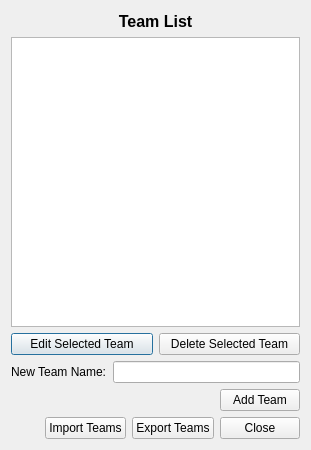
<?xml version="1.0" encoding="UTF-8"?>
<ui version="4.0">
 <class>league_editor_dialog</class>
 <widget class="QDialog" name="league_editor_dialog">
  <property name="geometry">
   <rect>
    <x>0</x>
    <y>0</y>
    <width>311</width>
    <height>450</height>
   </rect>
  </property>
  <property name="windowTitle">
   <string>Dialog</string>
  </property>
  <layout class="QVBoxLayout" name="verticalLayout">
   <item>
    <layout class="QHBoxLayout" name="team_title_bar">
     <item>
      <spacer name="horizontalSpacer_2">
       <property name="orientation">
        <enum>Qt::Horizontal</enum>
       </property>
       <property name="sizeHint" stdset="0">
        <size>
         <width>40</width>
         <height>20</height>
        </size>
       </property>
      </spacer>
     </item>
     <item>
      <widget class="QLabel" name="label_team_title">
       <property name="font">
        <font>
         <pointsize>12</pointsize>
         <weight>75</weight>
         <bold>true</bold>
        </font>
       </property>
       <property name="text">
        <string>Team List</string>
       </property>
       <property name="textFormat">
        <enum>Qt::AutoText</enum>
       </property>
       <property name="alignment">
        <set>Qt::AlignCenter</set>
       </property>
      </widget>
     </item>
     <item>
      <spacer name="horizontalSpacer_3">
       <property name="orientation">
        <enum>Qt::Horizontal</enum>
       </property>
       <property name="sizeHint" stdset="0">
        <size>
         <width>40</width>
         <height>20</height>
        </size>
       </property>
      </spacer>
     </item>
    </layout>
   </item>
   <item>
    <layout class="QVBoxLayout" name="team_db_view">
     <item>
      <widget class="QListWidget" name="team_list_widget"/>
     </item>
     <item>
      <layout class="QHBoxLayout" name="horizontalLayout_3">
       <item>
        <widget class="QPushButton" name="edit_team_button">
         <property name="text">
          <string>Edit Selected Team</string>
         </property>
        </widget>
       </item>
       <item>
        <widget class="QPushButton" name="delete_team_button">
         <property name="text">
          <string>Delete Selected Team</string>
         </property>
        </widget>
       </item>
      </layout>
     </item>
    </layout>
   </item>
   <item>
    <layout class="QVBoxLayout" name="new_team_entry">
     <item>
      <layout class="QHBoxLayout" name="horizontalLayout">
       <item>
        <widget class="QLabel" name="label_team">
         <property name="text">
          <string>New Team Name:</string>
         </property>
        </widget>
       </item>
       <item>
        <widget class="QLineEdit" name="line_edit_team_name"/>
       </item>
      </layout>
     </item>
     <item>
      <layout class="QHBoxLayout" name="horizontalLayout_2">
       <item>
        <spacer name="horizontalSpacer">
         <property name="orientation">
          <enum>Qt::Horizontal</enum>
         </property>
         <property name="sizeHint" stdset="0">
          <size>
           <width>40</width>
           <height>20</height>
          </size>
         </property>
        </spacer>
       </item>
       <item>
        <widget class="QPushButton" name="add_team_button">
         <property name="text">
          <string>Add Team</string>
         </property>
        </widget>
       </item>
      </layout>
     </item>
    </layout>
   </item>
   <item>
    <layout class="QHBoxLayout" name="horizontalLayout_7">
     <item>
      <spacer name="horizontalSpacer_4">
       <property name="orientation">
        <enum>Qt::Horizontal</enum>
       </property>
       <property name="sizeHint" stdset="0">
        <size>
         <width>40</width>
         <height>20</height>
        </size>
       </property>
      </spacer>
     </item>
     <item>
      <layout class="QHBoxLayout" name="horizontalLayout_6">
       <item>
        <widget class="QPushButton" name="import_teams_button">
         <property name="text">
          <string>Import Teams</string>
         </property>
        </widget>
       </item>
       <item>
        <widget class="QPushButton" name="export_teams_button">
         <property name="text">
          <string>Export Teams</string>
         </property>
        </widget>
       </item>
       <item>
        <widget class="QDialogButtonBox" name="league_dialog_close">
         <property name="orientation">
          <enum>Qt::Horizontal</enum>
         </property>
         <property name="standardButtons">
          <set>QDialogButtonBox::Close</set>
         </property>
        </widget>
       </item>
      </layout>
     </item>
    </layout>
   </item>
  </layout>
 </widget>
 <resources/>
 <connections>
  <connection>
   <sender>league_dialog_close</sender>
   <signal>accepted()</signal>
   <receiver>league_editor_dialog</receiver>
   <slot>accept()</slot>
   <hints>
    <hint type="sourcelabel">
     <x>299</x>
     <y>438</y>
    </hint>
    <hint type="destinationlabel">
     <x>157</x>
     <y>274</y>
    </hint>
   </hints>
  </connection>
  <connection>
   <sender>league_dialog_close</sender>
   <signal>rejected()</signal>
   <receiver>league_editor_dialog</receiver>
   <slot>reject()</slot>
   <hints>
    <hint type="sourcelabel">
     <x>299</x>
     <y>438</y>
    </hint>
    <hint type="destinationlabel">
     <x>286</x>
     <y>274</y>
    </hint>
   </hints>
  </connection>
 </connections>
</ui>
